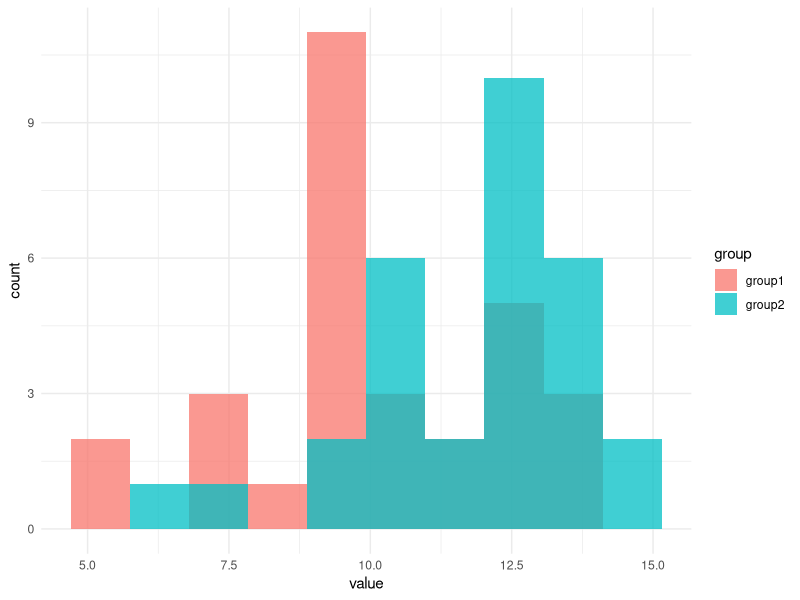
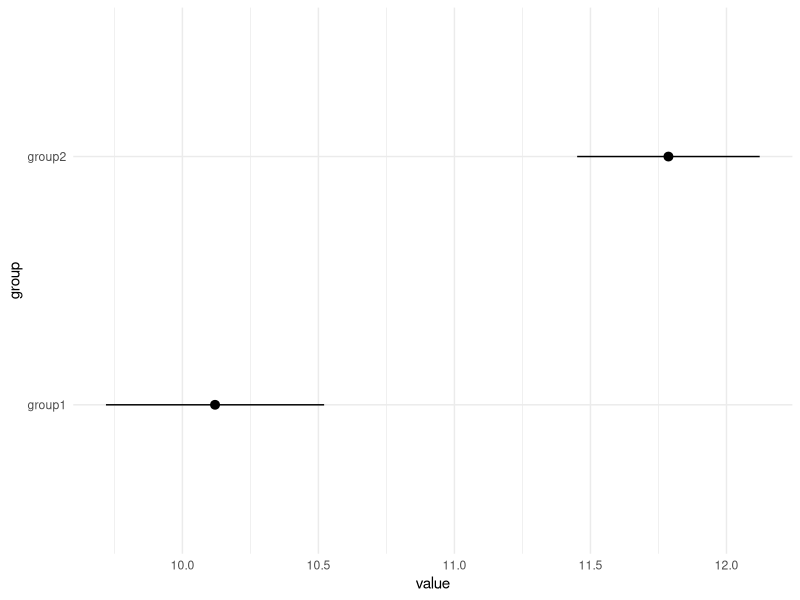
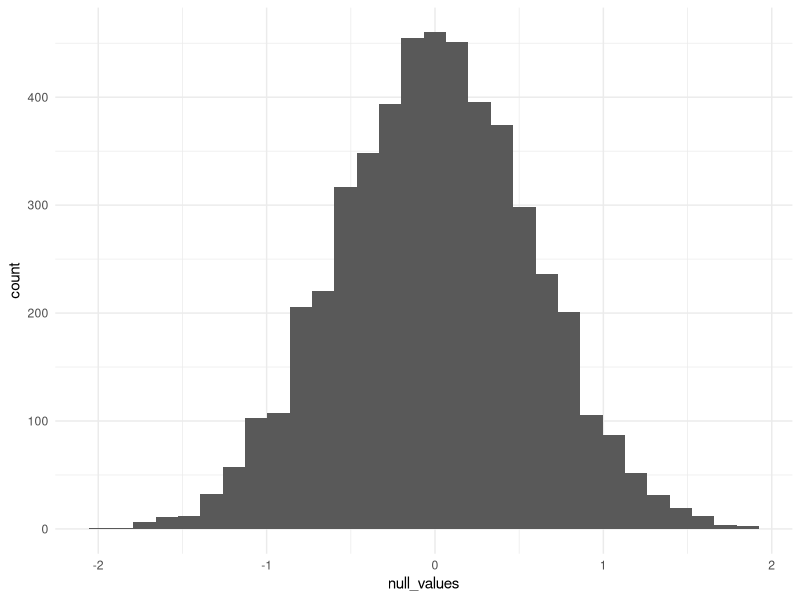
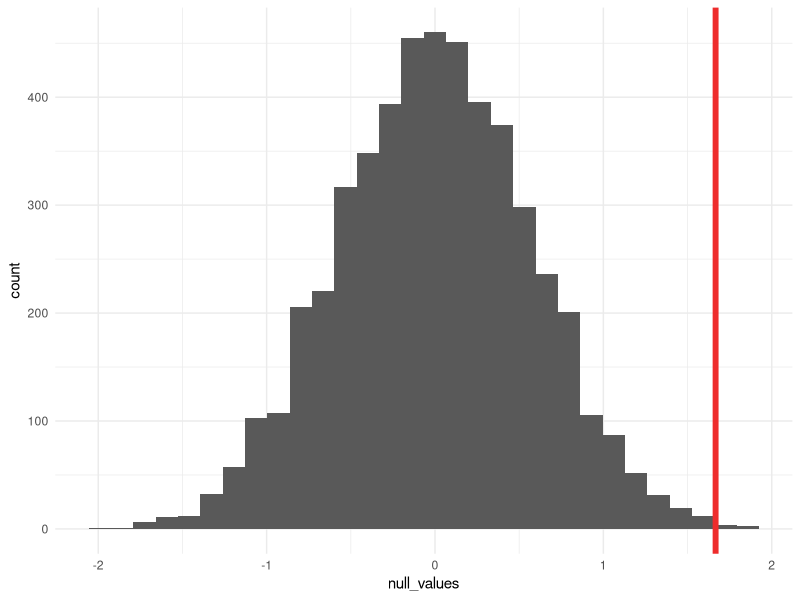
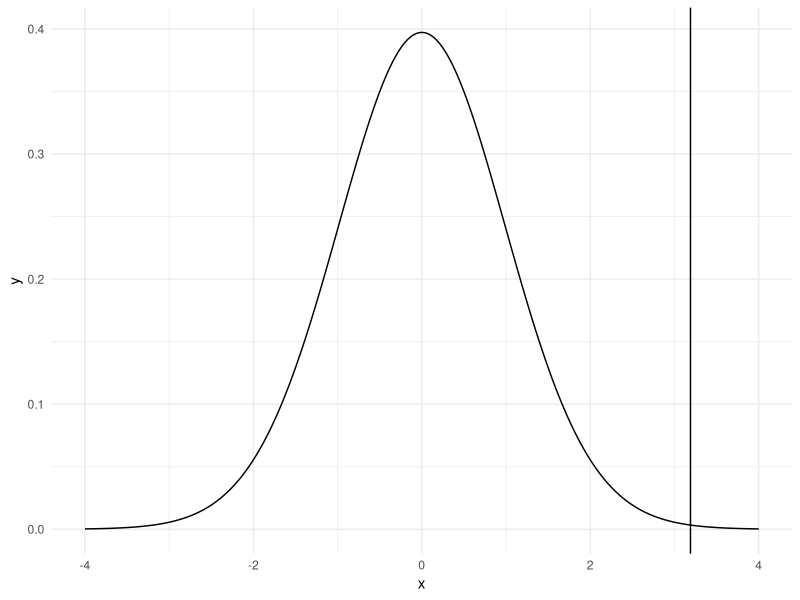
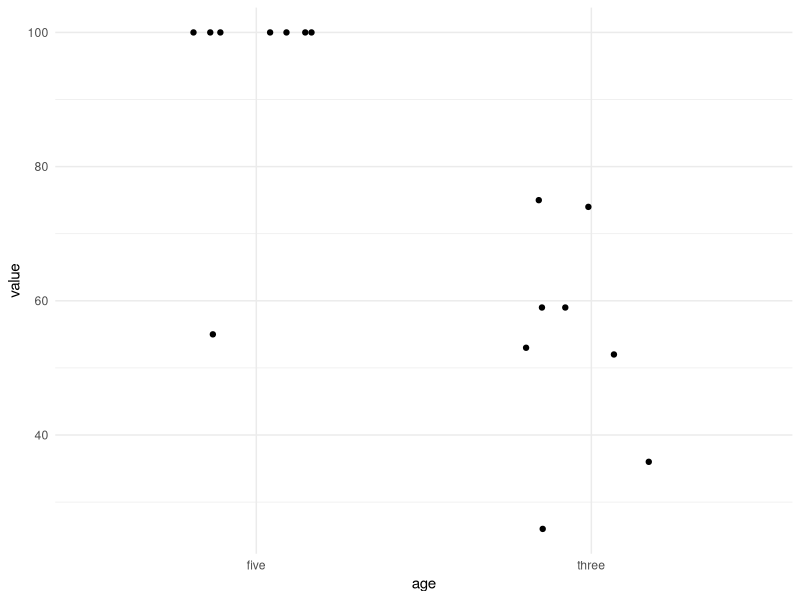
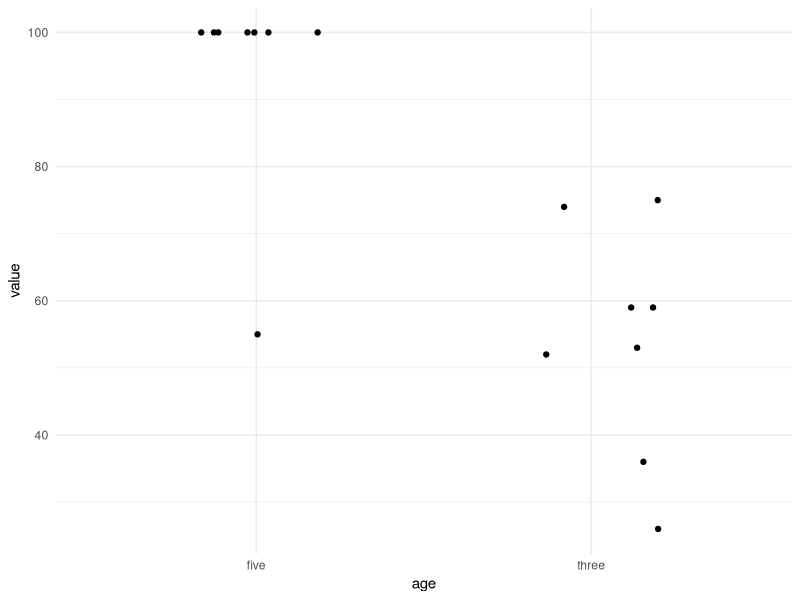
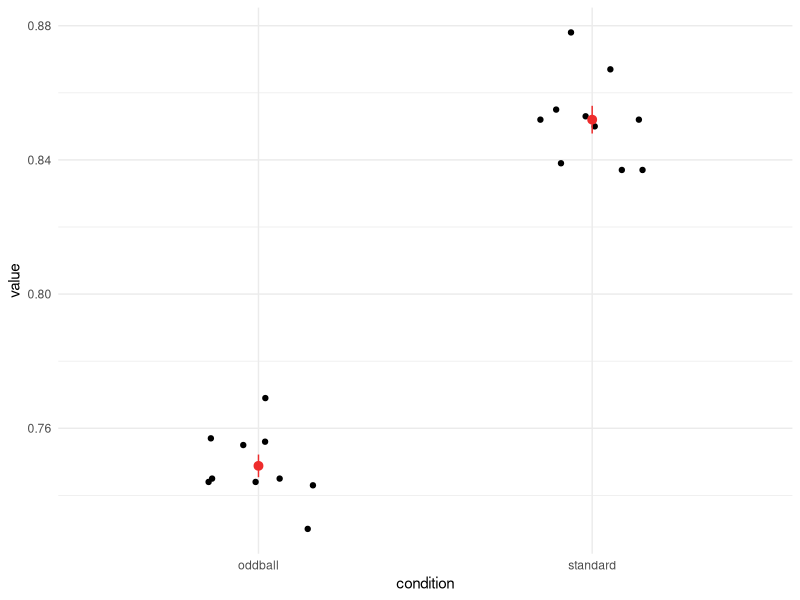

Here is the R script that generated these plots, in order: (Note: a time limit stopped this script after it produced the figures.)
## ---- chunk 1
library(tidyverse)

knitr::opts_chunk$set(message = FALSE)

theme_set(theme_minimal())

set.seed(42)
options(scipen = 10) # Reading scientific notation is hard
## ---- chunk 2
n = 30
group1 = rnorm(n, 10, 1.75)
group2 = rnorm(n, 12, 1.75)

# Creating a data frame for easier operations
data = data.frame(group1 = group1, group2 = group2) %>% 
  pivot_longer(c(group1, group2), names_to = "group")

head(data)
## ---- chunk 3
ggplot(data, aes(x = value, fill = group)) +
  geom_histogram(bins = 10, alpha = 0.75, position = "identity")  # position = "identity" overlaps histograms

ggplot(data, aes(x = group, y = value)) +
  stat_summary() +
  coord_flip()
## ---- chunk 4
get_random_group_diff = function(data) {
  diff_result = data %>% 
    # the '.' here is fancy dplyr syntax that allows you to access the entire dataframe
    # it is necessary here because we want to shuffle only one of the columns
    # in contrast, sample_frac shuffles the entire data frame,
    # which wouldn't change the mean at all
    mutate(group = sample(.$group)) %>% 
    group_by(group) %>% 
    summarise(value = mean(value))
  
  # The syntax here is just saying give me the mean of the
  # value column in the rows where group == "group1"
  # to see each piece, try
  # iris[iris$Species == "setosa",]
  # iris[iris$Species == "setosa",]$Petal.Length
  # mean(iris[iris$Species == "setosa",]$Petal.Length)
  group1_mean = diff_result[diff_result$group == "group1",]$value
  group2_mean = diff_result[diff_result$group == "group2",]$value
  
  group2_mean - group1_mean
}

get_random_group_diff(data)
## ---- chunk 5
null_values = replicate(5000, get_random_group_diff(data))

head(null_values)
## ---- chunk 6
p = ggplot(data.frame(null_values), aes(x = null_values)) +
  geom_histogram()

p
## ---- chunk 7
(group1_mean = mean(group1))
(group2_mean = mean(group2))

(obs_diff = group2_mean - group1_mean)
## ---- chunk 8
# geom_vline will give you a vertical line at a specific point
p + geom_vline(xintercept = obs_diff, color='firebrick2', size=2)
## ---- chunk 9
sum(null_values > obs_diff)
## ---- chunk 10
(6+1)/(5000+1)

#or
6/5000
## ---- chunk 11
sum(abs(null_values) > obs_diff)
## ---- chunk 12
(13+1) / (5000+1)

#or
13 / 5000
## ---- chunk 13
t.test(group1, group2)
## ---- chunk 14
x = seq(-4, 4, length.out = 1000)
y = dt(x, 58)
t_data = data.frame(x, y)

ggplot(t_data, aes(x = x, y = y)) +
  geom_path() +
  geom_vline(xintercept = 3.19)
## ---- chunk 15
group1_mean
group2_mean
(group1_sd = sd(group1))
(group2_sd = sd(group2))
## ---- chunk 16
standard_error = sqrt((group1_sd^2/length(group1)) + (group2_sd^2/length(group2)))
(t = (group1_mean - group2_mean) / standard_error)
# Note the R performs a degrees of freedom correction by default
(degrees_freedom = length(group1) + length(group2) - 2)
## ---- chunk 17
pt(t, df = degrees_freedom) * 2
## ---- chunk 18
differences = group1 - group2

head(differences)
## ---- chunk 19
(t = mean(differences) / (sd(differences) / sqrt(length(differences))))
(degrees_freedom = length(differences) - 1)
pt(t, df = degrees_freedom) * 2
## ---- chunk 20
t.test(group1, group2, paired=TRUE)
## ---- chunk 21
three = round(rnorm(8, 50, 10))

five = round(rnorm(8, 50, 10))
# Most of the five year olds have learned a concept that
# allows them to get a perfect score.
five[1:7] = 100

data = data.frame(three = three, five = five) %>% 
  pivot_longer(c(three, five), names_to = 'age') %>% 
  mutate(id = 1:n()) %>% 
  select(id, everything())  # just ordering the columns so id is first

head(data)
## ---- chunk 22
ggplot(data, aes(x = age, y = value)) +
  geom_jitter(height = 0, width = 0.2) + # Only jitter along the x axis
  stat_summary(fun.data = mean_cl_normal, color = 'blue')
## ---- chunk 23
ggplot(data, aes(x = age, y = value)) +
  geom_jitter(height = 0, width = 0.2) + # Only jitter along the x axis
  stat_summary(fun.data = mean_cl_boot, color = 'firebrick2')  # mean_cl_boot does all the work for you
## ---- chunk 24
print(data, n=Inf)  # forcing R to print all the rows

data %>% 
  sample_frac(1, replace=TRUE) %>% 
  print(n = Inf)
## ---- chunk 25
get_boot_mean = function(data) {
  boot_means = data %>% 
    group_by(age) %>%  # Ensures we get exactly 8 samples per group
    sample_frac(1, replace = TRUE) %>% 
    summarise(value = mean(value))
  
  boot_means$value  # return just the values so replicate can return a matrix
}
## ---- chunk 26
boot_means = replicate(1000, get_boot_mean(data))

boot_means[,1:5]

(rowMeans(boot_means))  # Sample means
quantile(boot_means[1,], probs = c(0.025, 0.975))  # 95% CI for age 5
quantile(boot_means[2,], probs = c(0.025, 0.975))  # 95% CI for age 3
## ---- chunk 27
# rbinom generates binary data with a given probability of getting 1
standard = c(replicate(10, rbinom(1000, 1, 0.85)))  # c turns our matrix into a 1-d array
oddball = c(replicate(10, rbinom(1000, 1, 0.75)))

data = data.frame(subject = rep(1:10, each=1000), standard = standard, oddball = oddball) %>% 
  pivot_longer(c(standard, oddball), names_to = "condition")

head(data)

mean_per_subject = data %>% 
  group_by(subject, condition) %>% 
  summarise(value = mean(value))

head(mean_per_subject)
## ---- chunk 28
ggplot(mean_per_subject, aes(x = condition, y = value)) +
  geom_jitter(height=0, width = 0.2) +
  stat_summary(color = 'firebrick2')
## ---- chunk 29
get_downsample_means = function(data, n){
  downsample_means = data %>% 
    group_by(subject, condition) %>%
    sample_n(n) %>% 
    summarise(value = mean(value))
  
  downsample_means
  
  res = t.test(downsample_means[downsample_means$condition == 'standard',]$value,
               downsample_means[downsample_means$condition == 'oddball',]$value)
  
  res$p.value < 0.05
}
## ---- chunk 30
sig_results_100 = replicate(1000, get_downsample_means(data, 100))

mean(sig_results_100)
## ---- chunk 31
sig_results_10 = replicate(1000, get_downsample_means(data, 10))

mean(sig_results_10)
